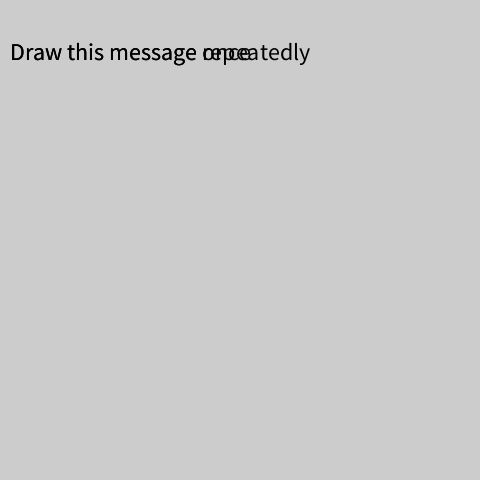
Frame 1 (no input)
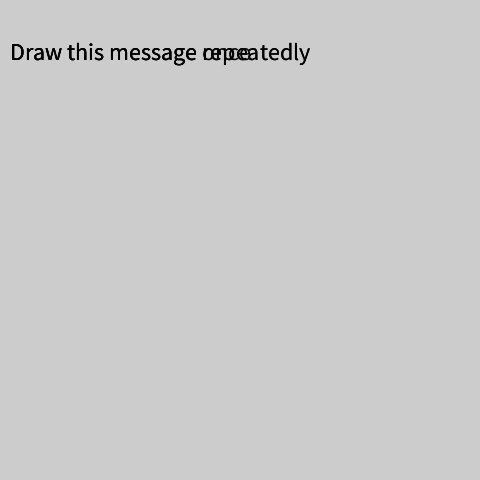
Frame 2 (the mouse pressed at the canvas centre, redrawn once)

The Processing sketch that drew these frames (run headless with seeded random() and noise(); the mouse was pressed at the canvas centre and the sketch redrawn once):

// Processing sketch: stPC
// ── stPC.pde
boolean sw = true;

void setup(){
	size(480,480);
}

void draw(){
	fill(0);
	textSize(24);
	text("Draw this message repeatedly",10,60);
	if (sw) text("Draw this message once",10,60);
	sw = false;
	noLoop();
}
